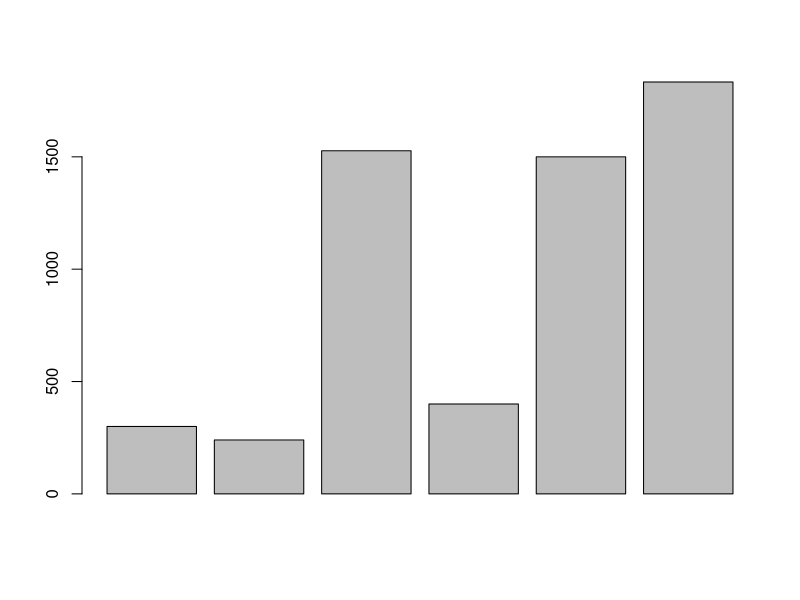
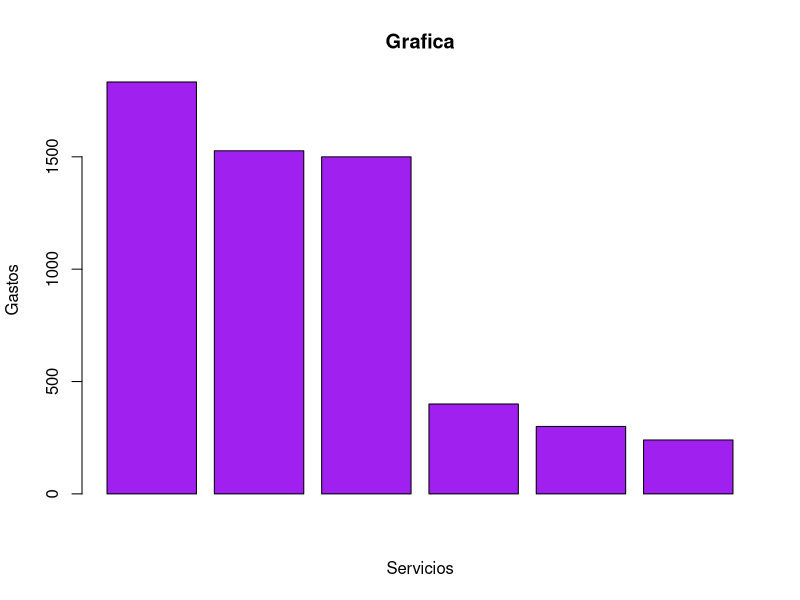

Recreate these plots in R, in order.
# Laboratorio 1 Gastos totales
# Gabino Gonzalez Garcia
# 1922575
# 11.02.2021

300 + 240 + 1527 + 400 + 1500 + 1833
celular <- 300
celular 
transporte <- 240
transporte
comestibles <- 1527
comestibles
gimnasio <- 400
gimnasio
alquiler <- 1500
alquiler
otros <- 1833
otros
gastos <- 5800
gastos
gastos + gastos + gastos + gastos + gastos
semestre <- 29000
semestre
semestre + semestre
ciclo <- 58000
ciclo
total <- c(celular, transporte, comestibles, gimnasio, alquiler, otros)
total
barplot(total)
help(sort)
sort(total, decreasing = TRUE,)
barplot(sort(total, decreasing = TRUE,),col = "purple", ylab = "Gastos",
        xlab = "Servicios", main = "Grafica")

        